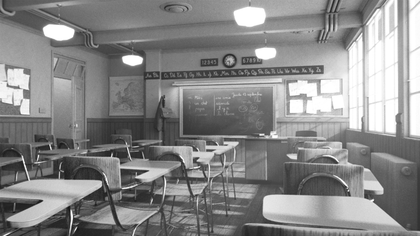
%> input picture data/bayer_cam1.png, 420 x 236 px, shrunk from 960 x 540 before the run
$ octave hw3_main.m   (GNU Octave 9; MATLAB toolbox functions it lacks are replaced by stand-ins)
%> lines starting %> are read from the running program, lines starting %| are printed output that depends on the picture
### code/bayer_to_rgb_bicubic.m
%% HW3-a
% Generate the rgb image from the bayer pattern image using linear and
% bicubic interpolation.
function rgb_img = bayer_to_rgb_bicubic(bayer_img)

    %%%%%%%%%%%%%%%%%%%%%%%%%%%%%%%%%%%%%%
    % Your code here
    bayer_img=im2double(bayer_img);

    red_chan=zeros(size(bayer_img));                             %red channel
    red_chan(1:2:end,1:2:end)=bayer_img(1:2:end,1:2:end);

    green_chan=zeros(size(bayer_img));                           %green channel
    green_chan(1:2:end,2:2:end)=bayer_img(1:2:end,2:2:end);
    green_chan(2:2:end,1:2:end)=bayer_img(2:2:end,1:2:end);

    blue_chan=zeros(size(bayer_img));                            %blue channel
    blue_chan(2:2:end,2:2:end)=bayer_img(2:2:end,2:2:end);

    % fixing empty greens
    green_chan= green_chan + imfilter(green_chan, [0 1 0; 1 0 1; 0 1 0]/4);

% fixing empty blues
% empty blues in red locations
    blue1 = imfilter(blue_chan,[1 0 1; 0 0 0; 1 0 1]/4);
% empty blues in green locations
% by averaging the four neighouring blue pixels
    blue2 = imfilter(blue_chan+blue1,[0 1 0; 1 0 1; 0 1 0]/4);
    blue_chan = blue_chan + blue1 + blue2;

% fixing empty reds
% missing red pixels at the blue location
    red1 = imfilter(red_chan,[1 0 1; 0 0 0; 1 0 1]/4);
% missing red pixels at the green locations
    red2 = imfilter(red_chan+red1,[0 1 0; 1 0 1; 0 1 0]/4);
    red_chan = red_chan + red1 + red2;
    %% Delete here when you run your code
    rgb_img(:,:,1)=red_chan;
    rgb_img(:,:,2)=green_chan;
    rgb_img(:,:,3)=blue_chan;
    %%%%%%%%%%%%%%%%%%%%%%%%%%%%%%%%%%%%%%

end

### code/hw3_main.m
%% MATLAB version R2020a

% Read bayer pattern images
data_path = '../data/scene/';
img_path_1 = [data_path,'bayer_cam1.png'];
img_path_2 = [data_path,'bayer_cam2.png'];
bayer_img1 = imread(img_path_1);
%> bayer_img1 is the input picture: size 236x420 uint8; min 18, max 255, mean 136.3
bayer_img2 = imread(img_path_2);
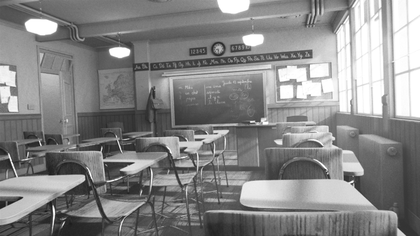
%> input picture data/bayer_cam2.png, 420 x 236 px, shrunk from 960 x 540 before the run
%> bayer_img2 is the input picture: size 236x420 uint8; min 23, max 255, mean 135.6

%% HW3-a
% Bayer pattern bicubic interpolation
img1 = bayer_to_rgb_bicubic(bayer_img1);
%> in bayer_to_rgb_bicubic, `blue2 = imfilter(blue_chan+blue1,[0 1 0; 1 0 1; 0 1 0]/4);`:
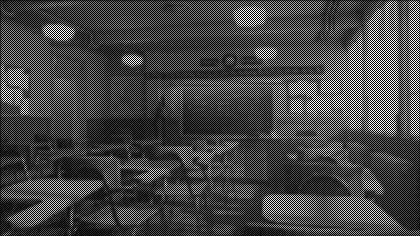
%> blue2: size 236x420 double; min 0, max 1, mean 0.266
img2 = bayer_to_rgb_bicubic(bayer_img2);
%> in bayer_to_rgb_bicubic (call 2), `blue_chan(2:2:end,2:2:end)=bayer_img(2:2:end,2:2:end);`:
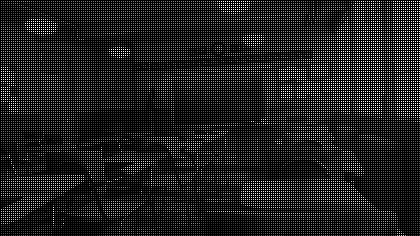
%> blue_chan: size 236x420 double; min 0, max 1, mean 0.133; mean of the top-left, top-right, bottom-left and bottom-right quarters 0.123, 0.182, 0.105, 0.122
%> in bayer_to_rgb_bicubic (call 2), `blue1 = imfilter(blue_chan,[1 0 1; 0 0 0; 1 0 1]/4);`:
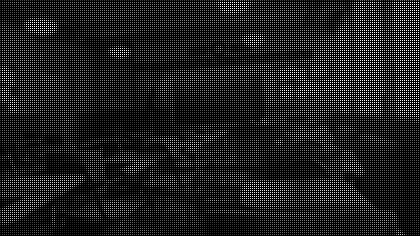
%> blue1: size 236x420 double; min 0, max 1, mean 0.132
%> in bayer_to_rgb_bicubic (call 2), `blue2 = imfilter(blue_chan+blue1,[0 1 0; 1 0 1; 0 1 0]/4);`:
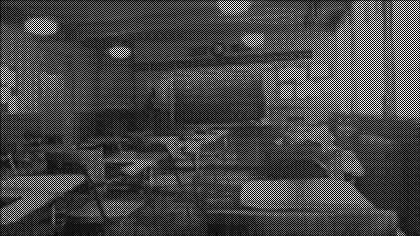
%> blue2: size 236x420 double; min 0, max 1, mean 0.264
%> in bayer_to_rgb_bicubic (call 2), `blue_chan = blue_chan + blue1 + blue2;`:
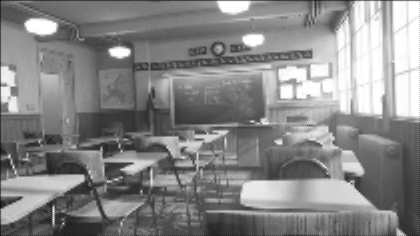
%> blue_chan: size 236x420 double; min 0.0637, max 1, mean 0.529
%> in bayer_to_rgb_bicubic (call 2), `rgb_img(:,:,3)=blue_chan;`:
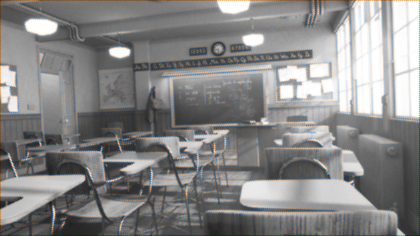
%> rgb_img: size 236x420x3 double; mean R, G, B 0.53, 0.531, 0.529

% Read matched feature points (n by 2 array)
%> (the run ends here)
